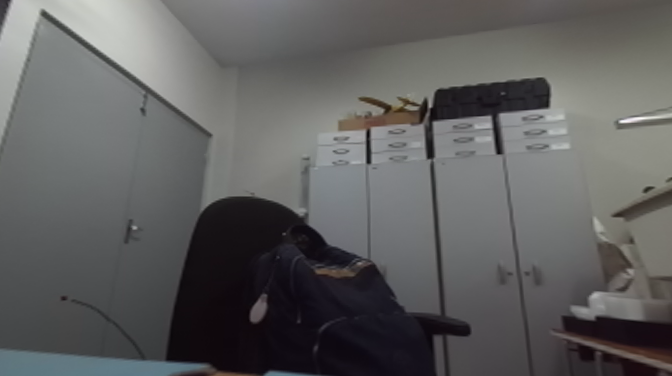
#> input picture zed_div/DepthViewer_SbS_3299_376_10-07-2024-11-32-26_left_half.png, 672 x 376 px; its folder holds only this picture in this run
$ jupyter execute visao-03.ipynb
#> lines starting #> are read from the running program, lines starting #| are printed output that depends on the picture
[cell 1]
import cv2
import numpy as np
import matplotlib.pyplot as plt
import glob

# Função para calcular a covariância de uma imagem
def calcular_covariancia(imagem):
    # Converter a imagem para escala de cinza
    imagem_cinza = cv2.cvtColor(imagem, cv2.COLOR_BGR2GRAY)

    # Selecionar a região de 32x32 pixels no centro da imagem
    centro_x = imagem_cinza.shape[1] // 2
    centro_y = imagem_cinza.shape[0] // 2
    regiao = imagem_cinza[centro_y - 16 : centro_y + 16, centro_x - 16 : centro_x + 16]

    # Calcular a covariância da região
    cov = np.cov(regiao)

    return cov

covariancias = []

imagens = []
img = glob.glob('./zed_div/*.png')
img = img[:25]

for image_path in img:
    imagem = cv2.imread(image_path)
#> imagem is the input picture: shape (376, 672, 3); mean B, G, R 94.6, 94.8, 95
    imagens.append(imagem)

for imagem in imagens:
    cov = calcular_covariancia(imagem)
    covariancias.append(cov)
#> this loop made 1 pass
#> (centro_x in calcular_covariancia, centro_y in calcular_covariancia) on pass 1: (336, 188)
#> pass 1, in calcular_covariancia, `regiao = imagem_cinza[centro_y - 16 : centro_y + 16, centro_x - 16 : c..`:
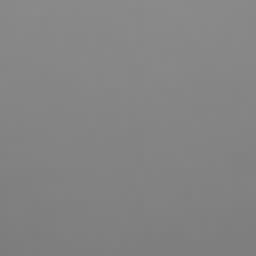
#> regiao: shape (32, 32) (shown 8 times larger); min 124, max 138, mean 131.8
#> pass 1, in calcular_covariancia, `cov = np.cov(regiao)`:
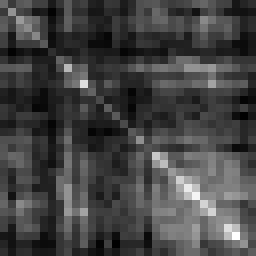
#> cov: shape (32, 32) float64 (shown 8 times larger); min -0.0232, max 0.701, mean 0.169; drawn with min black and max white
#> after the loop, covariancias = 1 item

media_covariancia = np.mean(covariancias, axis=0)

plt.imshow(media_covariancia, cmap='viridis', interpolation='nearest')
plt.title('Média da Covariância (32x32)')
plt.colorbar()
plt.show()
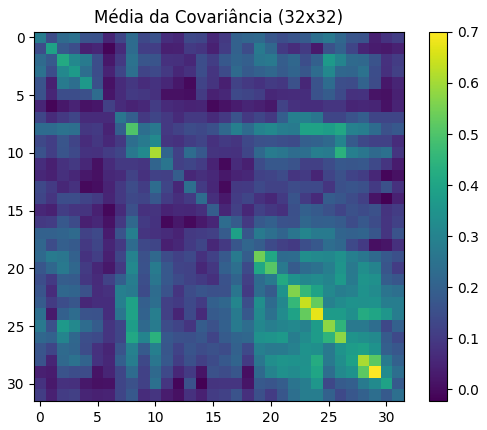
#> figure drawn by matplotlib, 2 panels

$ run again, on zed_div/DepthViewer_SbS_3299_376_10-07-2024-11-32-26_right_half.png
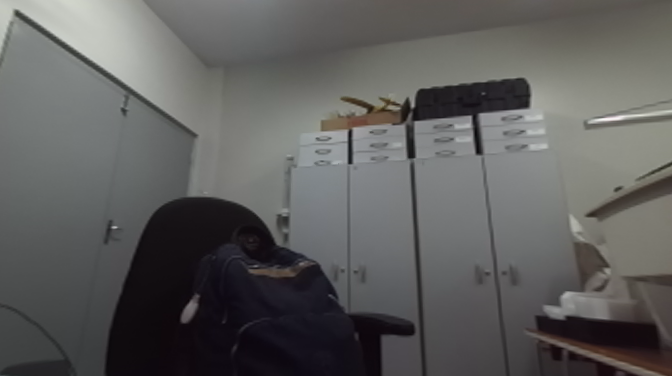
#> input picture zed_div/DepthViewer_SbS_3299_376_10-07-2024-11-32-26_right_half.png, 672 x 376 px
#> imagem is the input picture: shape (376, 672, 3); mean B, G, R 92.7, 93.7, 94.2
#> the loop `for imagem in imagens:` made 1 pass
#> (centro_x in calcular_covariancia, centro_y in calcular_covariancia) on pass 1: (336, 188)
#> pass 1, in calcular_covariancia, `cov = np.cov(regiao)`:
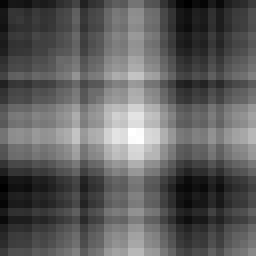
#> cov: shape (32, 32) float64 (shown 8 times larger); min 48.33, max 60.95, mean 53; drawn with min black and max white
#> after the loop `for imagem in imagens:`: covariancias = 1 item
#> `plt.show()`:
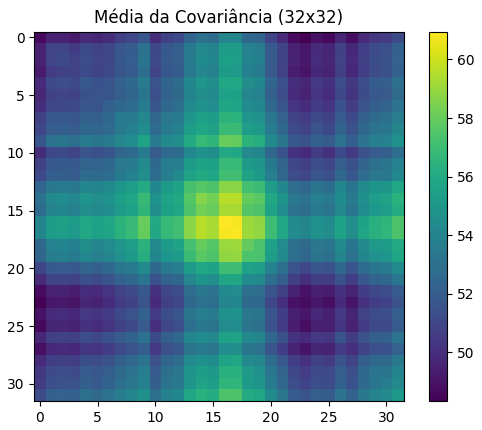
#> figure drawn by matplotlib, 2 panels
